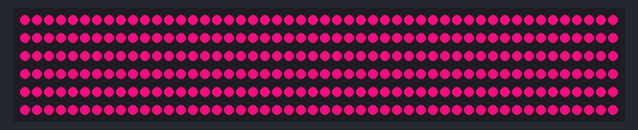
A sketch run on a simulated ESP32. Parts: 300 RGB LEDs in strip order, left to right, continuing on the next row. WiFi joins after 1.5 s; servers stay silent unless stated; network time is answered at once with the bench clock; the local clock reads 2024-03-15 10:24:30 at power-on unless the sketch sets it; what the sketch prints to the serial monitor is not drawn.

Above: at 5.1 s.

The sketch:

GrowModule.ino
```cpp
#include <FastLED.h>
#include <WiFi.h>
#include <NTPClient.h>
#include <WiFiUdp.h>

#define r1      12
#define r2      13
#define r3      11
#define ledPin  15
#define numLed  300

const char* ssid        = "PineappleNation";
const char* password    = "whatdoyouthink?";

CRGB led[numLed];
RTC_DATA_ATTR int readingID = 0;

String date;
String day;
String times;
int currentTime;
int onTime = 6*3600;//time in seconds to turn on
int offTime = 0;// time in seconds to turn off
bool ledState = true;
WiFiUDP ntpUDP;
NTPClient timeClient(ntpUDP);

uint64_t uS_TO_S_FACTOR = 1000000;
uint64_t TIME_TO_SLEEP = 60;

int lightHour   = 16;
int startHour   = 8;
int waterSecond = 5;
int waterFreq   = 1;//per Hour


//ok how do i approach this do i give a time run or do i set the on off time
// the setup function runs once when you press reset or power the board
void onLED()
{
  Serial.println("LED Power On Sequence");
  for(int x = 0; x<numLed; x++)
  {
    led[x]=CRGB(255,10,128);
   // Serial.print(x);
  }
  FastLED.show();
}
void offLED()
{
  Serial.println("LED Power Off Sequence");
  FastLED.clear();
  FastLED.show();
}
void waterOn()
{
  digitalWrite(r2,HIGH);
  digitalWrite(r1,HIGH);
}
void waterOff()
{
  digitalWrite(r1,LOW);
  digitalWrite(r2,LOW);
}
void startTime()
{
  timeClient.begin();
  timeClient.setTimeOffset(-28800);
}
void updateTime()
{
  while(!timeClient.update())
  {
    timeClient.forceUpdate();
  }
  date = timeClient.getFormattedTime();
  int splitT = date.indexOf("T");
  day = date.substring(0,splitT);
  Serial.println(day);
  times = date.substring(splitT+1, date.length());
  Serial.println(times);
  currentTime = timeToSeconds(day);
}
void connectWifi()
{
  int attempt = 0;
  Serial.print("Connecting to: ");
  Serial.println(ssid);
  WiFi.begin(ssid,password);
  while((WiFi.status()!=WL_CONNECTED))
  {
    Serial.println("connecting");
    delay(5000);
  }
  Serial.println("Access Interface Via");
  Serial.println(WiFi.localIP());
}
void sendData()
{
  Serial.println();
}
int timeToSeconds(String inTime)
{
  int hour = inTime.substring(0,2).toInt();
  Serial.print("hour in seconds: ");
  Serial.println(hour);
  int minute = inTime.substring(3,5).toInt();
  Serial.print("minute in seconds: ");
  Serial.println(minute);
  int second = inTime.substring(6,8).toInt();
  Serial.print("second in seconds: ");
  Serial.println(second);

  int tempSeconds = hour*3600 + minute*60 + second;
  /*int startInd = 0;
  int exp = 3;
  int tempSeconds = 0;
  for(int x = 0; x<inTime.length();x++)
  {
    if(inTime[x].valueOf()==":")
    {
      //x is the index of the :
      tempSeconds += pow(60,exp)*toInt(inTime.substring(startInd, x));
      exp--;
      startInd=x+1;
    }
  }*/
  Serial.print("In Seconds: ");
  Serial.println(tempSeconds);
  return tempSeconds;
}
void checkLightSchedule()
{
  if(currentTime>offTime&&currentTime<onTime)//off time ---- current time ---- on time
  {
    ledState = false;
    Serial.println("LED STATE entering false");
  }
  else
  {
    ledState = true;
    Serial.println("LED STATE entering true");

  }
  Serial.println("LED STATE IS : " + ledState);
}
void setup()
{
  Serial.begin(115200);
  connectWifi();
  startTime();
  updateTime();
  checkLightSchedule();
  // initialize digital pin LED_BUILTIN as an output.
  /*pinMode(r1, OUTPUT);
  pinMode(r2, OUTPUT);
  pinMode(r3, OUTPUT);*/
  FastLED.addLeds<WS2812, ledPin, GRB>(led, numLed);
  if(ledState)
  {
    Serial.println("Turning on LED");
    onLED();
  }
  else
  {
    Serial.println("Turning off LED");
    offLED();
  }
  Serial.println(ledState);
  esp_sleep_enable_timer_wakeup(TIME_TO_SLEEP * uS_TO_S_FACTOR);
  //esp_deep_sleep_start();
}

// the loop function runs over and over again forever
void loop()
{
  updateTime();
  checkLightSchedule();
    if(ledState)
  {
    Serial.println("Turning on LED");
    onLED();
  }
  else
  {
    Serial.println("Turning off LED");
    offLED();
  }
  delay(60000);
}
```
